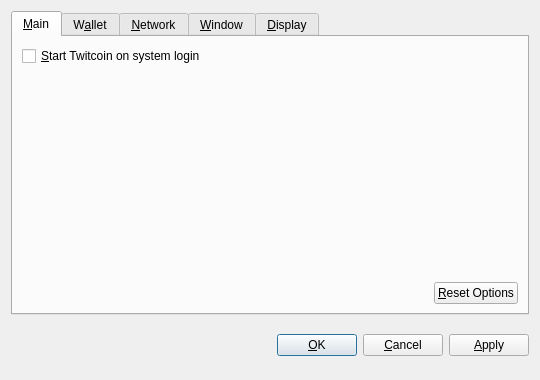
<?xml version="1.0" encoding="UTF-8"?>
<ui version="4.0">
 <class>OptionsDialog</class>
 <widget class="QDialog" name="OptionsDialog">
  <property name="geometry">
   <rect>
    <x>0</x>
    <y>0</y>
    <width>540</width>
    <height>380</height>
   </rect>
  </property>
  <property name="windowTitle">
   <string>Options</string>
  </property>
  <property name="modal">
   <bool>true</bool>
  </property>
  <layout class="QVBoxLayout" name="verticalLayout">
   <item>
    <widget class="QTabWidget" name="tabWidget">
     <property name="tabPosition">
      <enum>QTabWidget::North</enum>
     </property>
     <property name="currentIndex">
      <number>0</number>
     </property>
     <widget class="QWidget" name="tabMain">
      <attribute name="title">
       <string>&amp;Main</string>
      </attribute>
      <layout class="QVBoxLayout" name="verticalLayout_Main">
       <item>
        <widget class="QCheckBox" name="bitcoinAtStartup">
         <property name="toolTip">
          <string>Automatically start Twitcoin after logging in to the system.</string>
         </property>
         <property name="text">
          <string>&amp;Start Twitcoin on system login</string>
         </property>
        </widget>
       </item>
       <item>
        <spacer name="verticalSpacer_Main">
         <property name="orientation">
          <enum>Qt::Vertical</enum>
         </property>
         <property name="sizeHint" stdset="0">
          <size>
           <width>20</width>
           <height>40</height>
          </size>
         </property>
        </spacer>
       </item>
       <item>
        <layout class="QHBoxLayout" name="horizontalLayout_2_Main">
         <item>
          <spacer name="horizontalSpacer_2_Main">
           <property name="orientation">
            <enum>Qt::Horizontal</enum>
           </property>
           <property name="sizeHint" stdset="0">
            <size>
             <width>40</width>
             <height>20</height>
            </size>
           </property>
          </spacer>
         </item>
         <item>
          <widget class="QPushButton" name="resetButton">
           <property name="toolTip">
            <string>Reset all client options to default.</string>
           </property>
           <property name="text">
            <string>&amp;Reset Options</string>
           </property>
           <property name="autoDefault">
            <bool>false</bool>
           </property>
          </widget>
         </item>
        </layout>
       </item>
      </layout>
     </widget>
     <widget class="QWidget" name="tabWallet">
      <attribute name="title">
       <string>W&amp;allet</string>
      </attribute>
      <layout class="QVBoxLayout" name="verticalLayout_Network">
       <item>
        <widget class="QLabel" name="transactionFeeInfoLabel">
         <property name="text">
          <string>Optional transaction fee per kB that helps make sure your transactions are processed quickly. Most transactions are 1 kB.</string>
         </property>
         <property name="textFormat">
          <enum>Qt::PlainText</enum>
         </property>
         <property name="wordWrap">
          <bool>true</bool>
         </property>
        </widget>
       </item>
       <item>
        <layout class="QHBoxLayout" name="horizontalLayout_1_Main">
         <item>
          <widget class="QLabel" name="transactionFeeLabel">
           <property name="text">
            <string>Pay transaction &amp;fee</string>
           </property>
           <property name="textFormat">
            <enum>Qt::PlainText</enum>
           </property>
           <property name="buddy">
            <cstring>transactionFee</cstring>
           </property>
          </widget>
         </item>
         <item>
          <widget class="BitcoinAmountField" name="transactionFee"/>
         </item>
         <item>
          <spacer name="horizontalSpacer_1_Main">
           <property name="orientation">
            <enum>Qt::Horizontal</enum>
           </property>
           <property name="sizeHint" stdset="0">
            <size>
             <width>40</width>
             <height>20</height>
            </size>
           </property>
          </spacer>
         </item>
        </layout>
       </item>
       <item>
        <widget class="QLabel" name="label">
         <property name="text">
          <string>If you disable the spending of unconfirmed change, the change from a transaction cannot be used until that transaction has at least one confirmation. This also affects how your balance is computed.</string>
         </property>
         <property name="wordWrap">
          <bool>true</bool>
         </property>
        </widget>
       </item>
       <item>
        <widget class="QCheckBox" name="spendZeroConfChange">
         <property name="text">
          <string>Spend unconfirmed change  (experts only)</string>
         </property>
        </widget>
       </item>
       <item>
        <spacer name="verticalSpacer">
         <property name="orientation">
          <enum>Qt::Vertical</enum>
         </property>
         <property name="sizeHint" stdset="0">
          <size>
           <width>20</width>
           <height>40</height>
          </size>
         </property>
        </spacer>
       </item>
      </layout>
     </widget>
     <widget class="QWidget" name="tabNetwork">
      <attribute name="title">
       <string>&amp;Network</string>
      </attribute>
      <layout class="QVBoxLayout" name="verticalLayout_Network">
       <item>
        <widget class="QCheckBox" name="mapPortUpnp">
         <property name="toolTip">
          <string>Automatically open the Twitcoin client port on the router. This only works when your router supports UPnP and it is enabled.</string>
         </property>
         <property name="text">
          <string>Map port using &amp;UPnP</string>
         </property>
        </widget>
       </item>
       <item>
        <widget class="QCheckBox" name="connectSocks">
         <property name="toolTip">
          <string>Connect to the Twitcoin network through a SOCKS proxy (e.g. when connecting through Tor).</string>
         </property>
         <property name="text">
          <string>&amp;Connect through SOCKS proxy:</string>
         </property>
        </widget>
       </item>
       <item>
        <layout class="QHBoxLayout" name="horizontalLayout_Network">
         <item>
          <widget class="QLabel" name="proxyIpLabel">
           <property name="text">
            <string>Proxy &amp;IP:</string>
           </property>
           <property name="textFormat">
            <enum>Qt::PlainText</enum>
           </property>
           <property name="buddy">
            <cstring>proxyIp</cstring>
           </property>
          </widget>
         </item>
         <item>
          <widget class="QValidatedLineEdit" name="proxyIp">
           <property name="maximumSize">
            <size>
             <width>140</width>
             <height>16777215</height>
            </size>
           </property>
           <property name="toolTip">
            <string>IP address of the proxy (e.g. 127.0.0.1)</string>
           </property>
          </widget>
         </item>
         <item>
          <widget class="QLabel" name="proxyPortLabel">
           <property name="text">
            <string>&amp;Port:</string>
           </property>
           <property name="textFormat">
            <enum>Qt::PlainText</enum>
           </property>
           <property name="buddy">
            <cstring>proxyPort</cstring>
           </property>
          </widget>
         </item>
         <item>
          <widget class="QLineEdit" name="proxyPort">
           <property name="maximumSize">
            <size>
             <width>55</width>
             <height>16777215</height>
            </size>
           </property>
           <property name="toolTip">
            <string>Port of the proxy (e.g. 9050)</string>
           </property>
          </widget>
         </item>
         <item>
          <widget class="QLabel" name="socksVersionLabel">
           <property name="text">
            <string>SOCKS &amp;Version:</string>
           </property>
           <property name="textFormat">
            <enum>Qt::PlainText</enum>
           </property>
           <property name="buddy">
            <cstring>socksVersion</cstring>
           </property>
          </widget>
         </item>
         <item>
          <widget class="QValueComboBox" name="socksVersion">
           <property name="toolTip">
            <string>SOCKS version of the proxy (e.g. 5)</string>
           </property>
          </widget>
         </item>
         <item>
          <spacer name="horizontalSpacer_Network">
           <property name="orientation">
            <enum>Qt::Horizontal</enum>
           </property>
           <property name="sizeHint" stdset="0">
            <size>
             <width>40</width>
             <height>20</height>
            </size>
           </property>
          </spacer>
         </item>
        </layout>
       </item>
       <item>
        <spacer name="verticalSpacer_Network">
         <property name="orientation">
          <enum>Qt::Vertical</enum>
         </property>
         <property name="sizeHint" stdset="0">
          <size>
           <width>20</width>
           <height>40</height>
          </size>
         </property>
        </spacer>
       </item>
      </layout>
     </widget>
     <widget class="QWidget" name="tabWindow">
      <attribute name="title">
       <string>&amp;Window</string>
      </attribute>
      <layout class="QVBoxLayout" name="verticalLayout_Window">
       <item>
        <widget class="QCheckBox" name="minimizeToTray">
         <property name="toolTip">
          <string>Show only a tray icon after minimizing the window.</string>
         </property>
         <property name="text">
          <string>&amp;Minimize to the tray instead of the taskbar</string>
         </property>
        </widget>
       </item>
       <item>
        <widget class="QCheckBox" name="minimizeOnClose">
         <property name="toolTip">
          <string>Minimize instead of exit the application when the window is closed. When this option is enabled, the application will be closed only after selecting Quit in the menu.</string>
         </property>
         <property name="text">
          <string>M&amp;inimize on close</string>
         </property>
        </widget>
       </item>
       <item>
        <spacer name="verticalSpacer_Window">
         <property name="orientation">
          <enum>Qt::Vertical</enum>
         </property>
         <property name="sizeHint" stdset="0">
          <size>
           <width>20</width>
           <height>40</height>
          </size>
         </property>
        </spacer>
       </item>
      </layout>
     </widget>
     <widget class="QWidget" name="tabDisplay">
      <attribute name="title">
       <string>&amp;Display</string>
      </attribute>
      <layout class="QVBoxLayout" name="verticalLayout_Display">
       <item>
        <layout class="QHBoxLayout" name="horizontalLayout_1_Display">
         <item>
          <widget class="QLabel" name="langLabel">
           <property name="text">
            <string>User Interface &amp;language:</string>
           </property>
           <property name="textFormat">
            <enum>Qt::PlainText</enum>
           </property>
           <property name="buddy">
            <cstring>lang</cstring>
           </property>
          </widget>
         </item>
         <item>
          <widget class="QValueComboBox" name="lang">
           <property name="toolTip">
            <string>The user interface language can be set here. This setting will take effect after restarting Twitcoin.</string>
           </property>
          </widget>
         </item>
        </layout>
       </item>
       <item>
        <layout class="QHBoxLayout" name="horizontalLayout_2_Display">
         <item>
          <widget class="QLabel" name="unitLabel">
           <property name="text">
            <string>&amp;Unit to show amounts in:</string>
           </property>
           <property name="textFormat">
            <enum>Qt::PlainText</enum>
           </property>
           <property name="buddy">
            <cstring>unit</cstring>
           </property>
          </widget>
         </item>
         <item>
          <widget class="QValueComboBox" name="unit">
           <property name="toolTip">
            <string>Choose the default subdivision unit to show in the interface and when sending coins.</string>
           </property>
          </widget>
         </item>
        </layout>
       </item>
       <item>
        <widget class="QCheckBox" name="displayAddresses">
         <property name="toolTip">
          <string>Whether to show Twitcoin addresses in the transaction list or not.</string>
         </property>
         <property name="text">
          <string>&amp;Display addresses in transaction list</string>
         </property>
        </widget>
       </item>
       <item>
        <widget class="QCheckBox" name="coinControlFeatures">
         <property name="toolTip">
          <string>Whether to show coin control features or not.</string>
         </property>
         <property name="text">
          <string>Display coin &amp;control features (experts only!)</string>
         </property>
        </widget>
       </item>
       <item>
        <spacer name="verticalSpacer_Display">
         <property name="orientation">
          <enum>Qt::Vertical</enum>
         </property>
         <property name="sizeHint" stdset="0">
          <size>
           <width>20</width>
           <height>40</height>
          </size>
         </property>
        </spacer>
       </item>
      </layout>
     </widget>
    </widget>
   </item>
   <item>
    <layout class="QHBoxLayout" name="horizontalLayout_Buttons">
     <item>
      <spacer name="horizontalSpacer_1">
       <property name="orientation">
        <enum>Qt::Horizontal</enum>
       </property>
       <property name="sizeHint" stdset="0">
        <size>
         <width>40</width>
         <height>48</height>
        </size>
       </property>
      </spacer>
     </item>
     <item>
      <widget class="QLabel" name="statusLabel">
       <property name="font">
        <font>
         <weight>75</weight>
         <bold>true</bold>
        </font>
       </property>
       <property name="text">
        <string/>
       </property>
       <property name="textFormat">
        <enum>Qt::PlainText</enum>
       </property>
       <property name="wordWrap">
        <bool>true</bool>
       </property>
      </widget>
     </item>
     <item>
      <spacer name="horizontalSpacer_2">
       <property name="orientation">
        <enum>Qt::Horizontal</enum>
       </property>
       <property name="sizeHint" stdset="0">
        <size>
         <width>40</width>
         <height>48</height>
        </size>
       </property>
      </spacer>
     </item>
     <item>
      <widget class="QPushButton" name="okButton">
       <property name="text">
        <string>&amp;OK</string>
       </property>
      </widget>
     </item>
     <item>
      <widget class="QPushButton" name="cancelButton">
       <property name="text">
        <string>&amp;Cancel</string>
       </property>
       <property name="autoDefault">
        <bool>false</bool>
       </property>
      </widget>
     </item>
     <item>
      <widget class="QPushButton" name="applyButton">
       <property name="text">
        <string>&amp;Apply</string>
       </property>
       <property name="autoDefault">
        <bool>false</bool>
       </property>
      </widget>
     </item>
    </layout>
   </item>
  </layout>
 </widget>
 <customwidgets>
  <customwidget>
   <class>BitcoinAmountField</class>
   <extends>QSpinBox</extends>
   <header>bitcoinamountfield.h</header>
  </customwidget>
  <customwidget>
   <class>QValueComboBox</class>
   <extends>QComboBox</extends>
   <header>qvaluecombobox.h</header>
  </customwidget>
  <customwidget>
   <class>QValidatedLineEdit</class>
   <extends>QLineEdit</extends>
   <header>qvalidatedlineedit.h</header>
  </customwidget>
 </customwidgets>
 <resources/>
 <connections/>
</ui>
